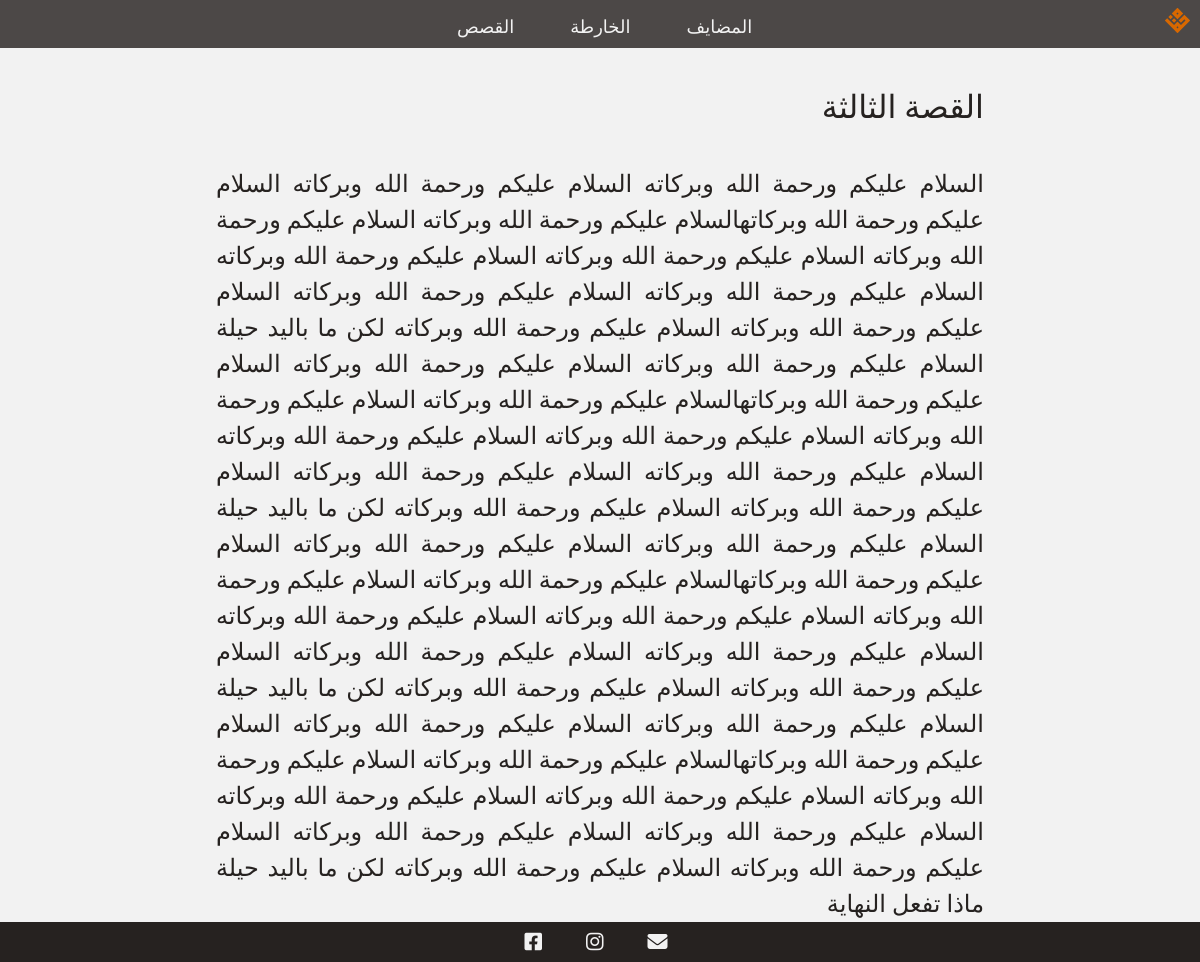
The app's page /stories/2 with its own data.
### data/models.py (models this page shows, shortened)
class Story(models.Model):
    title = models.CharField(max_length=255)
    content = models.TextField()

### data/views.py (the view)
# urls.py: path('stories/<str:pk>', get_story, name='story'),
def get_story(request, pk):
    story = Story.objects.get(id=3)
    return render(request, 'story.html', {'story': story})

### templates/story.html (shortened to what this page needs)
{% load static %}
<!DOCTYPE html>
<html lang="ar">
<head>
    <link rel="stylesheet" href="{% static 'data/css/all.min.css' %}"/>
    <link rel="stylesheet" href="{% static 'data/css/stories.css' %}"/>
    <link rel="stylesheet" href="{% static 'data/css/bootstrap.min.css' %}"/>
    <link rel="stylesheet" href="{% static 'data/css/main.css' %}"/>
</head>
<body dir="rtl" class="body">
<header-component></header-component>
<div class="page-container">
    {% block content %}
        <div class="header">
        <div class="header-text">
            <h4 class="story_name"><a name="#{{ story.id }}">{{ story.title }}</a></h4>
        </div>
        <section class="read_sec" id="read_sec">
            <div class="story_card_one">
                <p class="story_text">
                    {{ story.content }}
                </p>
            </div>
        </section>
    {% endblock %}
    </div>
</div>
<footer-component></footer-component>
</body>
</html>

### data/static/data/css/stories.css (style rules this page uses)
html { scroll-behavior: smooth; }
.body { margin: 0%; padding: 0%; border: 0px; font-family: Tajawal; color: #262220; background-color: #f2f2f2; }
.story_name { font-size: 32px; color: #262220; margin: 0%; padding: 40px 10%; }
.story_text { text-align: justify; font-size: 24px; width: 80%; height: 50%; margin: auto; overflow: hidden; }

### data/static/data/css/main.css (style rules this page uses)
.page-container { padding: 0 10%; }

### records on screen
Story: title "القصة الثالثة", content "السلام عليكم ورحمة الله وبركاته السلام عليكم ورحمة الله وبركاته السلام عليكم ورحمة الله وبركاتهالسلام عليكم ورحمة الله وبركاته السلام عليكم ورحمة الله وبركاته السلام عليكم ورحمة الله وبركاته السلام عليكم ورحمة الله وبركاته السلام عليكم ورحمة الله وبركاته السلام عليكم ورحمة الله وبركاته السلام عليكم ورحمة الله وبركاته السلام عليكم ورحمة الله وبركاته لكن ما باليد حيلة السلام عليكم ورحمة الله وبركاته السلام عليكم ورحمة الله وبركاته السلام عليكم ورحمة الله وبركاتهالسلام عليكم ورحمة الله وبركاته السلام عليكم ورحمة الله وبركاته السلام عليكم ورحمة الله وبركاته السلام عليكم ورحمة الله وبركاته السلام عليكم ورحمة الله وبركاته السلام عليكم ورحمة الله وبركاته السلام عليكم ورحمة الله وبركاته السلام…"
